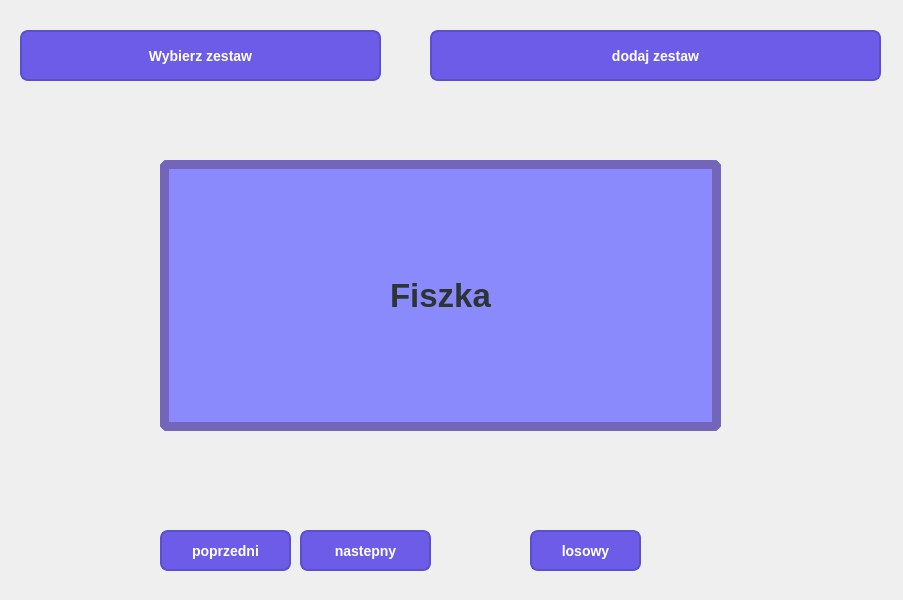
<?xml version="1.0" encoding="UTF-8"?>
<ui version="4.0">
 <class>Widget</class>
 <widget class="QWidget" name="Widget">
  <property name="geometry">
   <rect>
    <x>0</x>
    <y>0</y>
    <width>903</width>
    <height>600</height>
   </rect>
  </property>
  <property name="contextMenuPolicy">
   <enum>Qt::ContextMenuPolicy::PreventContextMenu</enum>
  </property>
  <property name="windowTitle">
   <string>Widget</string>
  </property>
  <property name="autoFillBackground">
   <bool>false</bool>
  </property>
  <property name="styleSheet">
   <string notr="true">background: qlineargradient(x1:0, y1:0, x2:1, y2:1,
                                stop:0 #706dad, stop:1 #c9d6ff);</string>
  </property>
  <widget class="QPushButton" name="pushButton">
   <property name="geometry">
    <rect>
     <x>20</x>
     <y>30</y>
     <width>361</width>
     <height>51</height>
    </rect>
   </property>
   <property name="styleSheet">
    <string notr="true">    background-color: #6c5ce7; /* Fioletowe tło */
    color: white; /* Biały tekst */
    border: 2px solid #5a4fcf; /* Ciemnofioletowa ramka */
    border-radius: 8px; /* Zaokrąglone rogi */
    padding: 10px; /* Wewnętrzny odstęp */
    font-size: 14px; /* Rozmiar czcionki */
    font-weight: bold; /* Pogrubiony tekst */</string>
   </property>
   <property name="text">
    <string>Wybierz zestaw</string>
   </property>
  </widget>
  <widget class="QPushButton" name="pushButton_2">
   <property name="geometry">
    <rect>
     <x>430</x>
     <y>30</y>
     <width>451</width>
     <height>51</height>
    </rect>
   </property>
   <property name="maximumSize">
    <size>
     <width>451</width>
     <height>16777215</height>
    </size>
   </property>
   <property name="styleSheet">
    <string notr="true">    background-color: #6c5ce7; /* Fioletowe tło */
    color: white; /* Biały tekst */
    border: 2px solid #5a4fcf; /* Ciemnofioletowa ramka */
    border-radius: 8px; /* Zaokrąglone rogi */
    padding: 10px; /* Wewnętrzny odstęp */
    font-size: 14px; /* Rozmiar czcionki */
    font-weight: bold; /* Pogrubiony tekst */</string>
   </property>
   <property name="text">
    <string>dodaj zestaw</string>
   </property>
  </widget>
  <widget class="QPushButton" name="pushButton_3">
   <property name="geometry">
    <rect>
     <x>160</x>
     <y>530</y>
     <width>131</width>
     <height>41</height>
    </rect>
   </property>
   <property name="styleSheet">
    <string notr="true">    background-color: #6c5ce7; /* Fioletowe tło */
    color: white; /* Biały tekst */
    border: 2px solid #5a4fcf; /* Ciemnofioletowa ramka */
    border-radius: 8px; /* Zaokrąglone rogi */
    padding: 10px; /* Wewnętrzny odstęp */
    font-size: 14px; /* Rozmiar czcionki */
    font-weight: bold; /* Pogrubiony tekst */</string>
   </property>
   <property name="text">
    <string>poprzedni</string>
   </property>
  </widget>
  <widget class="QPushButton" name="pushButton_4">
   <property name="geometry">
    <rect>
     <x>300</x>
     <y>530</y>
     <width>131</width>
     <height>41</height>
    </rect>
   </property>
   <property name="styleSheet">
    <string notr="true">    background-color: #6c5ce7; /* Fioletowe tło */
    color: white; /* Biały tekst */
    border: 2px solid #5a4fcf; /* Ciemnofioletowa ramka */
    border-radius: 8px; /* Zaokrąglone rogi */
    padding: 10px; /* Wewnętrzny odstęp */
    font-size: 14px; /* Rozmiar czcionki */
    font-weight: bold; /* Pogrubiony tekst */</string>
   </property>
   <property name="text">
    <string>nastepny</string>
   </property>
  </widget>
  <widget class="QPushButton" name="pushButton_5">
   <property name="geometry">
    <rect>
     <x>530</x>
     <y>530</y>
     <width>111</width>
     <height>41</height>
    </rect>
   </property>
   <property name="styleSheet">
    <string notr="true">    background-color: #6c5ce7; /* Fioletowe tło */
    color: white; /* Biały tekst */
    border: 2px solid #5a4fcf; /* Ciemnofioletowa ramka */
    border-radius: 8px; /* Zaokrąglone rogi */
    padding: 10px; /* Wewnętrzny odstęp */
    font-size: 14px; /* Rozmiar czcionki */
    font-weight: bold; /* Pogrubiony tekst */</string>
   </property>
   <property name="text">
    <string>losowy</string>
   </property>
  </widget>
  <widget class="QLabel" name="label">
   <property name="geometry">
    <rect>
     <x>160</x>
     <y>160</y>
     <width>561</width>
     <height>271</height>
    </rect>
   </property>
   <property name="font">
    <font>
     <pointsize>-1</pointsize>
     <bold>true</bold>
    </font>
   </property>
   <property name="styleSheet">
    <string notr="true">    background-color: rgba(113, 113, 255, 0.8); /* Półprzezroczyste białe tło */
    color: #2d3436; /* Ciemnoszary tekst */
    border: 9px solid #7365b8; /* Jasnoszara ramka */
    border-radius: 8px; /* Zaokrąglone rogi */
    padding: 15px; /* Wewnętrzny odstęp */
    font-size: 33px; /* Rozmiar czcionki */
    font-weight: bold; /* Pogrubiony tekst */
    text-align: center; /* Wyśrodkowanie tekstu */</string>
   </property>
   <property name="frameShape">
    <enum>QFrame::Shape::Box</enum>
   </property>
   <property name="frameShadow">
    <enum>QFrame::Shadow::Plain</enum>
   </property>
   <property name="lineWidth">
    <number>6</number>
   </property>
   <property name="text">
    <string>Fiszka</string>
   </property>
   <property name="alignment">
    <set>Qt::AlignmentFlag::AlignCenter</set>
   </property>
  </widget>
 </widget>
 <resources/>
 <connections/>
</ui>
